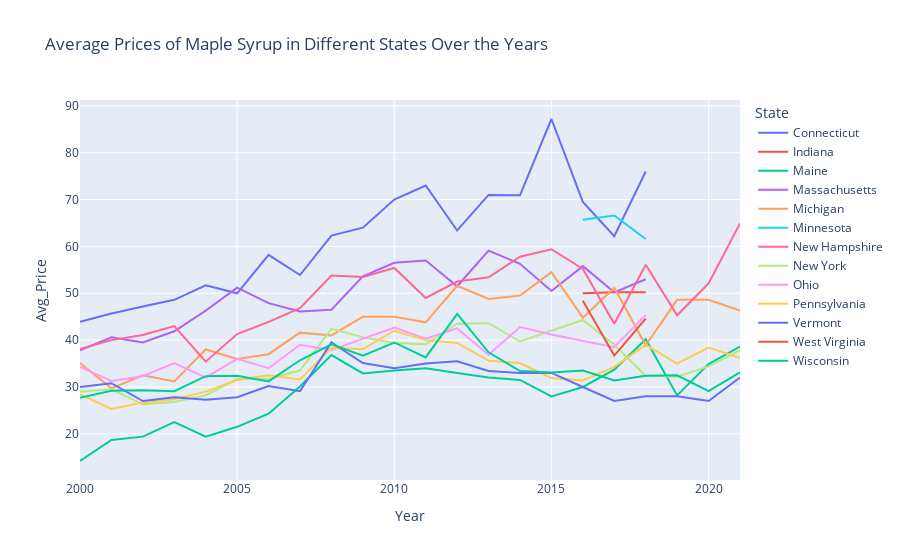

Source (notebook cell):
### Code cell
# Group data by State and Year to calculate the average price
by_avg_price = maple_syrup_data.groupby(['State', 'Year'])['Avg_Price'].mean().reset_index()

# Create a new figure with a specific size
plt.figure(figsize=(12, 6))

# Create a line plot using Plotly Express
fig = px.line(by_avg_price, x='Year', y='Avg_Price', color='State', title='Average Prices of Maple Syrup in Different States Over the Years')

# Show the Plotly figure
pio.show(fig)

### Figure 1 — Plotly figure (JSON) as saved in the notebook; plotly's stock layout.template omitted (floating-point values rounded to 4 significant figures)
{"data": [{"hovertemplate": "State=Connecticut<br>Year=%{x}<br>Avg_Price=%{y}<extra></extra>", "legendgroup": "Connecticut", "line": {"color": "#636efa", "dash": "solid"}, "marker": {"symbol": "circle"}, "mode": "lines", "name": "Connecticut", "orientation": "v", "showlegend": true, "type": "scatter", "x": [2000, 2001, 2002, 2003, 2004, 2005, 2006, 2007, 2008, 2009, 2010, 2011, 2012, 2013, 2014, 2015, 2016, 2017, 2018], "xaxis": "x", "y": [43.9, 45.7, 47.2, 48.6, 51.7, 50, 58.2, 53.9, 62.3, 64, 70, 73, 63.4, 71, 70.9, 87.2, 69.5, 62.2, 76], "yaxis": "y"}, {"hovertemplate": "State=Indiana<br>Year=%{x}<br>Avg_Price=%{y}<extra></extra>", "legendgroup": "Indiana", "line": {"color": "#EF553B", "dash": "solid"}, "marker": {"symbol": "circle"}, "mode": "lines", "name": "Indiana", "orientation": "v", "showlegend": true, "type": "scatter", "x": [2016, 2017, 2018], "xaxis": "x", "y": [50, 50.2, 50.2], "yaxis": "y"}, {"hovertemplate": "State=Maine<br>Year=%{x}<br>Avg_Price=%{y}<extra></extra>", "legendgroup": "Maine", "line": {"color": "#00cc96", "dash": "solid"}, "marker": {"symbol": "circle"}, "mode": "lines", "name": "Maine", "orientation": "v", "showlegend": true, "type": "scatter", "x": [2000, 2001, 2002, 2003, 2004, 2005, 2006, 2007, 2008, 2009, 2010, 2011, 2012, 2013, 2014, 2015, 2016, 2017, 2018, 2019, 2020, 2021], "xaxis": "x", "y": [14.2, 18.7, 19.4, 22.5, 19.4, 21.5, 24.3, 30.1, 36.8, 32.9, 33.5, 34, 33, 32, 31.5, 28, 30, 33.7, 40.2, 28.2, 34.9, 38.6], "yaxis": "y"}, {"hovertemplate": "State=Massachusetts<br>Year=%{x}<br>Avg_Price=%{y}<extra></extra>", "legendgroup": "Massachusetts", "line": {"color": "#ab63fa", "dash": "solid"}, "marker": {"symbol": "circle"}, "mode": "lines", "name": "Massachusetts", "orientation": "v", "showlegend": true, "type": "scatter", "x": [2000, 2001, 2002, 2003, 2004, 2005, 2006, 2007, 2008, 2009, 2010, 2011, 2012, 2013, 2014, 2015, 2016, 2017, 2018], "xaxis": "x", "y": [37.8, 40.6, 39.5, 41.9, 46.3, 51.2, 47.9, 46.1, 46.5, 53.6, 56.5, 57, 51.5, 59.1, 56.3, 50.5, 55.8, 50.2, 53], "yaxis": "y"}, {"hovertemplate": "State=Michigan<br>Year=%{x}<br>Avg_Price=%{y}<extra></extra>", "legendgroup": "Michigan", "line": {"color": "#FFA15A", "dash": "solid"}, "marker": {"symbol": "circle"}, "mode": "lines", "name": "Michigan", "orientation": "v", "showlegend": true, "type": "scatter", "x": [2000, 2001, 2002, 2003, 2004, 2005, 2006, 2007, 2008, 2009, 2010, 2011, 2012, 2013, 2014, 2015, 2016, 2017, 2018, 2019, 2020, 2021], "xaxis": "x", "y": [35.1, 29.7, 32.5, 31.2, 38, 36, 37, 41.6, 41, 45, 45, 43.8, 51.6, 48.8, 49.5, 54.5, 44.8, 51.2, 38.9, 48.6, 48.6, 46.3], "yaxis": "y"}, {"hovertemplate": "State=Minnesota<br>Year=%{x}<br>Avg_Price=%{y}<extra></extra>", "legendgroup": "Minnesota", "line": {"color": "#19d3f3", "dash": "solid"}, "marker": {"symbol": "circle"}, "mode": "lines", "name": "Minnesota", "orientation": "v", "showlegend": true, "type": "scatter", "x": [2016, 2017, 2018], "xaxis": "x", "y": [65.7, 66.6, 61.6], "yaxis": "y"}, {"hovertemplate": "State=New Hampshire<br>Year=%{x}<br>Avg_Price=%{y}<extra></extra>", "legendgroup": "New Hampshire", "line": {"color": "#FF6692", "dash": "solid"}, "marker": {"symbol": "circle"}, "mode": "lines", "name": "New Hampshire", "orientation": "v", "showlegend": true, "type": "scatter", "x": [2000, 2001, 2002, 2003, 2004, 2005, 2006, 2007, 2008, 2009, 2010, 2011, 2012, 2013, 2014, 2015, 2016, 2017, 2018, 2019, 2020, 2021], "xaxis": "x", "y": [38.1, 40, 41.1, 43, 35.4, 41.3, 43.9, 46.8, 53.8, 53.5, 55.4, 49, 52.5, 53.4, 57.8, 59.4, 55.2, 43.5, 56.1, 45.3, 52.1, 64.9], "yaxis": "y"}, {"hovertemplate": "State=New York<br>Year=%{x}<br>Avg_Price=%{y}<extra></extra>", "legendgroup": "New York", "line": {"color": "#B6E880", "dash": "solid"}, "marker": {"symbol": "circle"}, "mode": "lines", "name": "New York", "orientation": "v", "showlegend": true, "type": "scatter", "x": [2000, 2001, 2002, 2003, 2004, 2005, 2006, 2007, 2008, 2009, 2010, 2011, 2012, 2013, 2014, 2015, 2016, 2017, 2018, 2019, 2020, 2021], "xaxis": "x", "y": [29, 29.5, 26.3, 26.8, 28.2, 31.7, 31.7, 33.5, 42.4, 40.6, 39.4, 39.1, 43.5, 43.6, 39.7, 42, 44.3, 39, 32.4, 32.2, 34.4, 37.8], "yaxis": "y"}, {"hovertemplate": "State=Ohio<br>Year=%{x}<br>Avg_Price=%{y}<extra></extra>", "legendgroup": "Ohio", "line": {"color": "#FF97FF", "dash": "solid"}, "marker": {"symbol": "circle"}, "mode": "lines", "name": "Ohio", "orientation": "v", "showlegend": true, "type": "scatter", "x": [2000, 2001, 2002, 2003, 2004, 2005, 2006, 2007, 2008, 2009, 2010, 2011, 2012, 2013, 2014, 2015, 2016, 2017, 2018], "xaxis": "x", "y": [34.3, 31.3, 32.3, 35.1, 32, 36, 34, 39, 37.9, 40.3, 42.7, 40.3, 42.5, 36.9, 42.8, 41.2, 39.8, 38.5, 45.4], "yaxis": "y"}, {"hovertemplate": "State=Pennsylvania<br>Year=%{x}<br>Avg_Price=%{y}<extra></extra>", "legendgroup": "Pennsylvania", "line": {"color": "#FECB52", "dash": "solid"}, "marker": {"symbol": "circle"}, "mode": "lines", "name": "Pennsylvania", "orientation": "v", "showlegend": true, "type": "scatter", "x": [2000, 2001, 2002, 2003, 2004, 2005, 2006, 2007, 2008, 2009, 2010, 2011, 2012, 2013, 2014, 2015, 2016, 2017, 2018, 2019, 2020, 2021], "xaxis": "x", "y": [28.4, 25.3, 26.7, 27.4, 29, 31.5, 32.5, 31.6, 38.3, 38.1, 42, 40, 39.4, 35.6, 35.1, 31.9, 31.4, 34.3, 39, 35, 38.4, 36.2], "yaxis": "y"}, {"hovertemplate": "State=Vermont<br>Year=%{x}<br>Avg_Price=%{y}<extra></extra>", "legendgroup": "Vermont", "line": {"color": "#636efa", "dash": "solid"}, "marker": {"symbol": "circle"}, "mode": "lines", "name": "Vermont", "orientation": "v", "showlegend": true, "type": "scatter", "x": [2000, 2001, 2002, 2003, 2004, 2005, 2006, 2007, 2008, 2009, 2010, 2011, 2012, 2013, 2014, 2015, 2016, 2017, 2018, 2019, 2020, 2021], "xaxis": "x", "y": [30, 30.8, 27, 27.8, 27.3, 27.8, 30.2, 29.1, 39.5, 35.1, 34, 35, 35.5, 33.4, 33, 33, 30, 27, 28, 28, 27, 32], "yaxis": "y"}, {"hovertemplate": "State=West Virginia<br>Year=%{x}<br>Avg_Price=%{y}<extra></extra>", "legendgroup": "West Virginia", "line": {"color": "#EF553B", "dash": "solid"}, "marker": {"symbol": "circle"}, "mode": "lines", "name": "West Virginia", "orientation": "v", "showlegend": true, "type": "scatter", "x": [2016, 2017, 2018], "xaxis": "x", "y": [48.4, 36.7, 44.6], "yaxis": "y"}, {"hovertemplate": "State=Wisconsin<br>Year=%{x}<br>Avg_Price=%{y}<extra></extra>", "legendgroup": "Wisconsin", "line": {"color": "#00cc96", "dash": "solid"}, "marker": {"symbol": "circle"}, "mode": "lines", "name": "Wisconsin", "orientation": "v", "showlegend": true, "type": "scatter", "x": [2000, 2001, 2002, 2003, 2004, 2005, 2006, 2007, 2008, 2009, 2010, 2011, 2012, 2013, 2014, 2015, 2016, 2017, 2018, 2019, 2020, 2021], "xaxis": "x", "y": [27.7, 29.2, 29.3, 29.1, 32.3, 32.4, 31.2, 35.7, 39.1, 36.7, 39.5, 36.3, 45.6, 37.4, 33.4, 33.1, 33.5, 31.4, 32.4, 32.5, 29.1, 33.1], "yaxis": "y"}], "layout": {"legend": {"title": {"text": "State"}, "tracegroupgap": 0}, "title": {"text": "Average Prices of Maple Syrup in Different States Over the Years"}, "xaxis": {"anchor": "y", "domain": [0, 1], "title": {"text": "Year"}}, "yaxis": {"anchor": "x", "domain": [0, 1], "title": {"text": "Avg_Price"}}}}
